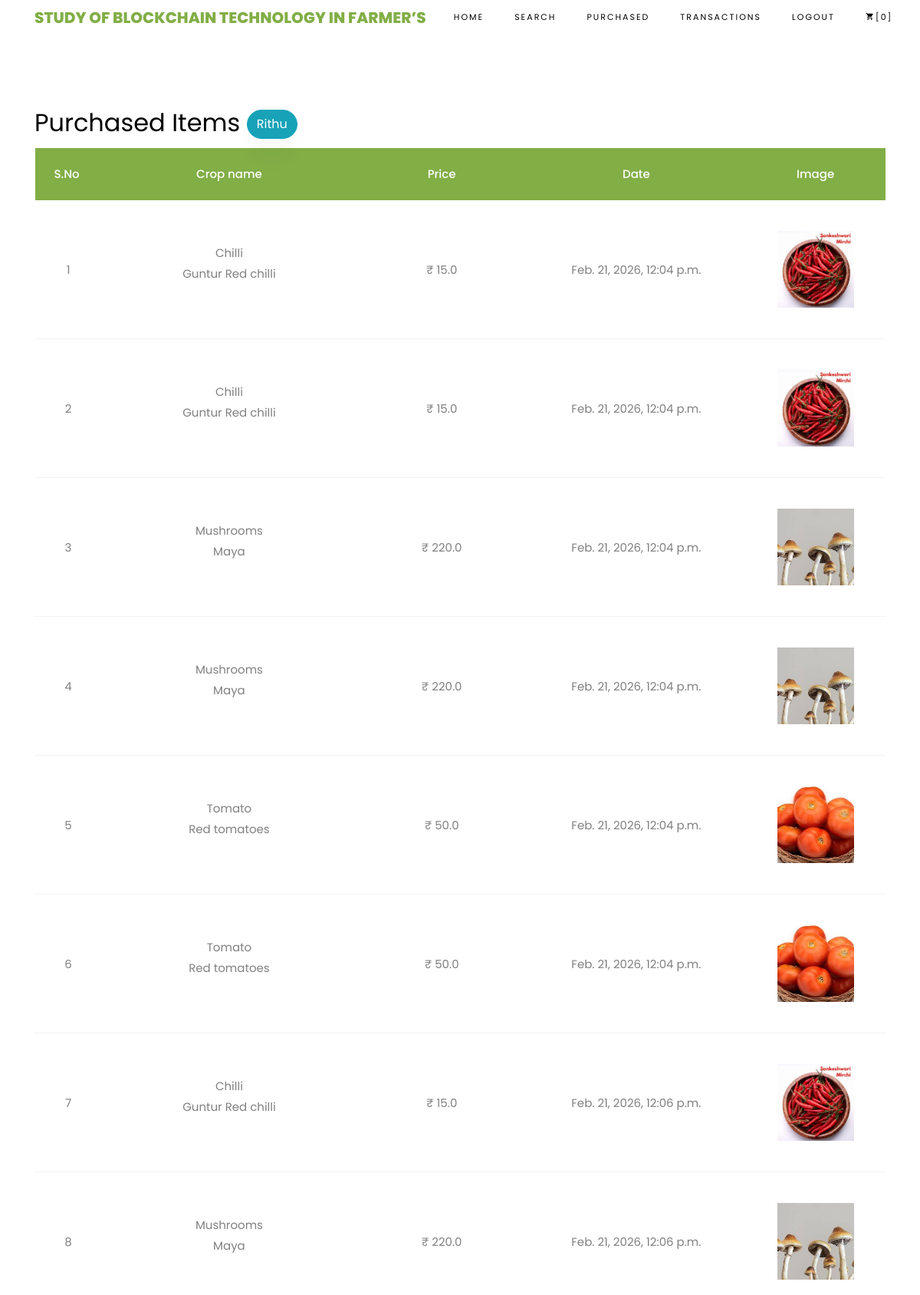
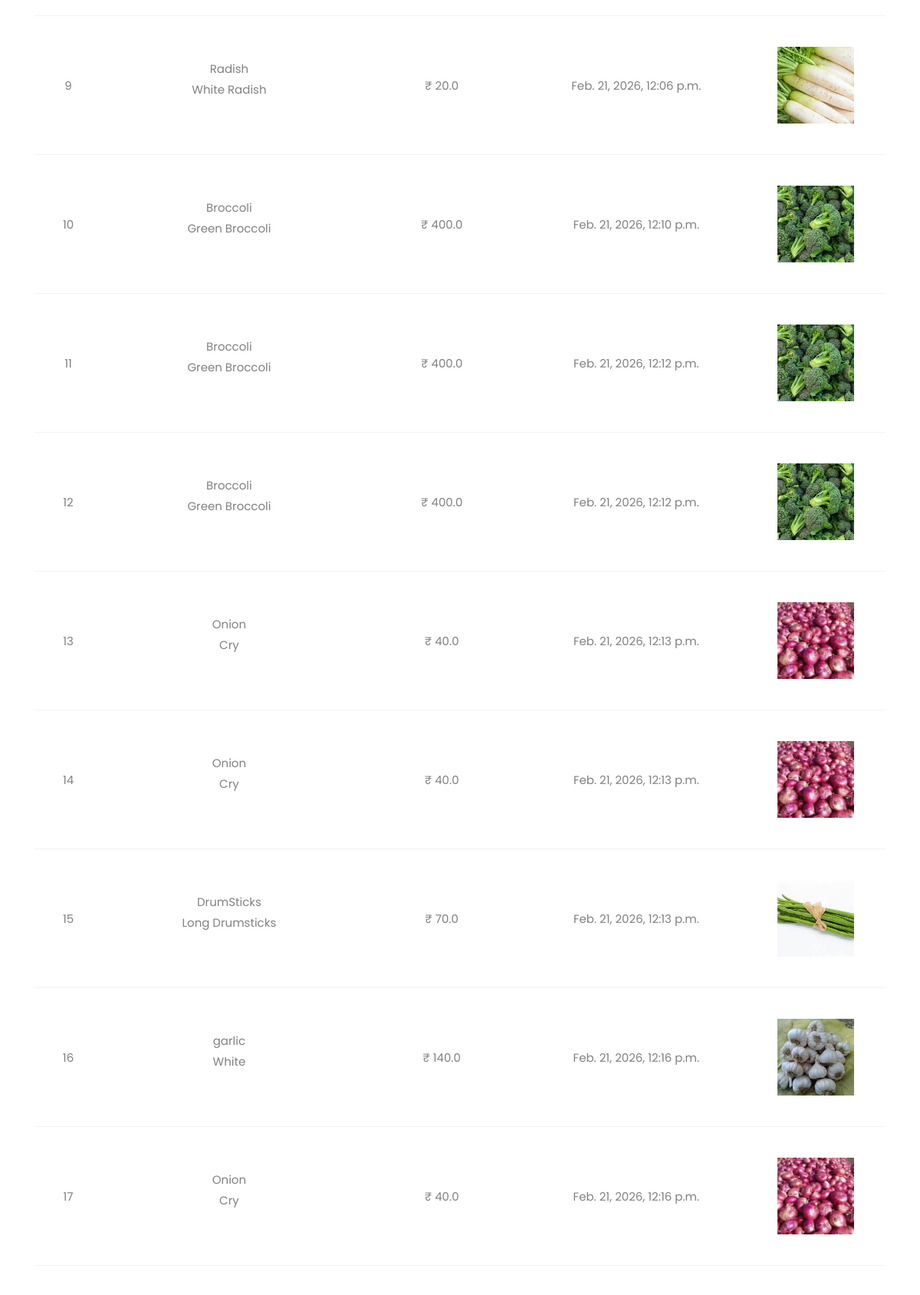
/BuyerViewPurchasedDetails/ (signed in, upper part), run on the app's committed database (2 pictures, top to bottom).
### buyers/models.py (models this page shows, shortened)
class BuyerCropCartModels(models.Model):
    buyerusername = models.CharField(max_length=100)
    buyeruseremail = models.CharField(max_length=100)
    sellername = models.CharField(max_length=100)
    cropname = models.CharField(max_length=100)
    description = models.CharField(max_length=100000)
    price = models.FloatField()
    file = models.FileField(upload_to='files/')
    cdate = models.DateTimeField(auto_now_add=True)
    status = models.CharField(max_length=50)
    class Meta:
        db_table = "BuyerCartTable"

### buyers/views.py (the view)
# urls.py: path('BuyerViewPurchasedDetails/', buyer.BuyerViewPurchasedDetails, name='BuyerViewPurchasedDetails'),
def BuyerViewPurchasedDetails(request):
    buyer_name = request.session['loginid']
    cartin = checkCartCount(buyer_name)
    data = BuyerCropCartModels.objects.filter(buyerusername=buyer_name,status='purchased')
    return render(request, 'buyers/BuyersViewPurchasedData.html',{'data':data,'count':cartin})

### buyers/views.py (called while the page is built)
def checkCartCount(buyername):
    cartin = BuyerCropCartModels.objects.filter(buyerusername=buyername,status='waiting').count()
    return cartin

### assets/templates/buyers/BuyersViewPurchasedData.html (shortened to what this page needs)
{%extends 'buyers/buyerbase.html'%}
{%load static%}
{%block contents%}
<section class="ftco-section ftco-cart">
			<div class="container">
				<div class="row">
    			<div class="col-md-12 ftco-animate">
                    <h2>Purchased Items <span class="btn btn-info"> {{request.session.loginid}}</span></h2>
    				<div class="cart-list">
	    				<table class="table">
						    <thead class="thead-primary">
						      <tr class="text-center">
						        <th>S.No&nbsp;</th>
						        <th>Crop name</th>
						        <th>Price</th>
						        <th>Date</th>
						        <th>Image</th>
						      </tr>
						    </thead>
						    <tbody>
                             {% for i in data %}
                          <tr class="text-center">
                        <td>{{forloop.counter}}</td>
                        <td class="product-name">{{i.cropname}} <p>{{i.description}}</p></td>
                        <td class="quantity">&#x20B9; {{i.price}}</td>
                        <td>{{i.cdate}}</td>
                        <td class="image-prod"><div class="img" style="background-image:url({{i.file}});"></div></td>
                    </tr>
                    {% endfor %}
						    </tbody>
						  </table>
					  </div>
    			</div>
    		</div>
			</div>
		</section>
{%endblock%}

### data on the page
BuyerCropCartModels: cropname "Chilli", description "Guntur Red chilli", price "15.0", cdate "Feb. 21, 2026, 12:04 p.m.", file (picture)
BuyerCropCartModels: cropname "Chilli", description "Guntur Red chilli", price "15.0", cdate "Feb. 21, 2026, 12:04 p.m.", file (picture)
BuyerCropCartModels: cropname "Mushrooms", description "Maya", price "220.0", cdate "Feb. 21, 2026, 12:04 p.m.", file (picture)
BuyerCropCartModels: cropname "Mushrooms", description "Maya", price "220.0", cdate "Feb. 21, 2026, 12:04 p.m.", file (picture)
BuyerCropCartModels: cropname "Tomato", description "Red tomatoes", price "50.0", cdate "Feb. 21, 2026, 12:04 p.m.", file (picture)
BuyerCropCartModels: cropname "Tomato", description "Red tomatoes", price "50.0", cdate "Feb. 21, 2026, 12:04 p.m.", file (picture)
BuyerCropCartModels: cropname "Chilli", description "Guntur Red chilli", price "15.0", cdate "Feb. 21, 2026, 12:06 p.m.", file (picture)
BuyerCropCartModels: cropname "Mushrooms", description "Maya", price "220.0", cdate "Feb. 21, 2026, 12:06 p.m.", file (picture)
BuyerCropCartModels: cropname "Radish", description "White Radish", price "20.0", cdate "Feb. 21, 2026, 12:06 p.m.", file (picture)
BuyerCropCartModels: cropname "Broccoli", description "Green Broccoli", price "400.0", cdate "Feb. 21, 2026, 12:10 p.m.", file (picture)
BuyerCropCartModels: cropname "Broccoli", description "Green Broccoli", price "400.0", cdate "Feb. 21, 2026, 12:12 p.m.", file (picture)
BuyerCropCartModels: cropname "Broccoli", description "Green Broccoli", price "400.0", cdate "Feb. 21, 2026, 12:12 p.m.", file (picture)
BuyerCropCartModels: cropname "Onion", description "Cry", price "40.0", cdate "Feb. 21, 2026, 12:13 p.m.", file (picture)
BuyerCropCartModels: cropname "Onion", description "Cry", price "40.0", cdate "Feb. 21, 2026, 12:13 p.m.", file (picture)
BuyerCropCartModels: cropname "DrumSticks", description "Long Drumsticks", price "70.0", cdate "Feb. 21, 2026, 12:13 p.m.", file (picture)
BuyerCropCartModels: cropname "garlic", description "White", price "140.0", cdate "Feb. 21, 2026, 12:16 p.m.", file (picture)
BuyerCropCartModels: cropname "Onion", description "Cry", price "40.0", cdate "Feb. 21, 2026, 12:16 p.m.", file (picture)

### other printed values
{{ count }} "0"
{{ request.session.loginid }} "Rithu"
